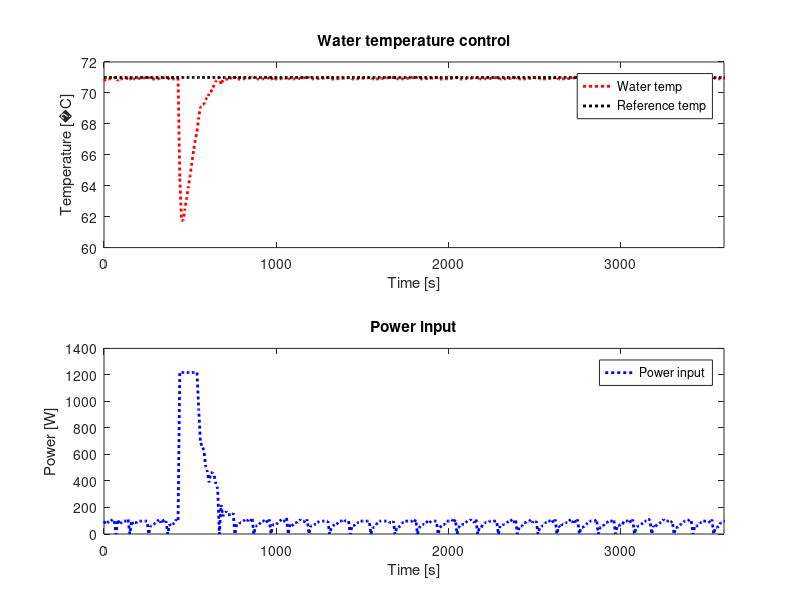

The MATLAB script that drew this image:
clear all
close all

a = 1.675091827e-3;
b = 1.857536553e-4;
c = 5.373169834e-7;

fid = fopen('heating_PID_3L_ext.txt');
data1 = fscanf(fid, '%f');
fclose(fid);

%--------------------------------------------------
time1 = data1(1:6:length(data1))/1000;
analog11 = data1(2:6:length(data1));
analog21 = data1(3:6:length(data1));
analog31 = data1(4:6:length(data1));
refTemp = data1(5:6:length(data1));
power = 1218*data1(6:6:length(data1))/100;

Rw1 = (2250600./analog11) - 2200;
Rwlog1 = log(Rw1);
Rr1 = (2250600./analog21) - 2200;
Rrlog1 = log(Rr1);
Rj1 = (2250600./analog31) - 2200;
Rjlog1 = log(Rj1);

Tw1 = (1./(a + b.*Rwlog1 + c.*(Rwlog1.^3)))-273.15;
Tr1 = (1./(a + b.*Rrlog1 + c.*(Rrlog1.^3)))-273.15;
Tj1 = (1./(a + b.*Rjlog1 + c.*(Rjlog1.^3)))-273.15;
%----------------------------------------------------
%limit = 25;

%[~, pos1] = min(abs(limit-Tw1));

%time1x = time1(pos1:end)-time1(pos1);

time1 = time1 - time1(1);
time1x = time1(100:end) - time1(100);

figure, subplot(2,1,1);
plot(time1x, Tw1(100:end), ':r', 'LineWidth', 2);
xlabel('Time [s]')
s = sprintf('Temperature [%cC]', char(176));
ylabel(s)
title('Water temperature control')
hold on
%plot(time1, Tr1, ':b', 'LineWidth', 2);
%plot(time1, Tj1, ':m', 'LineWidth', 2);
plot(time1(100:end)-time1(100), refTemp(100:end), ':k', 'LineWidth', 2);
ylim([60,72])
xlim([0,3600])
%xlim([1000,length(time1)*10])
legend('Water temp', 'Reference temp')
%legend('Water temp', 'Room temp', 'Jacket temp', 'Reference temp', 'Location', 'NorthWest');
subplot(2,1,2);
plot(time1x, power(100:end), ':b', 'LineWidth', 2);
xlim([0,3600])
xlabel('Time [s]')
ylabel('Power [W]')
legend('Power input')
title('Power input')
